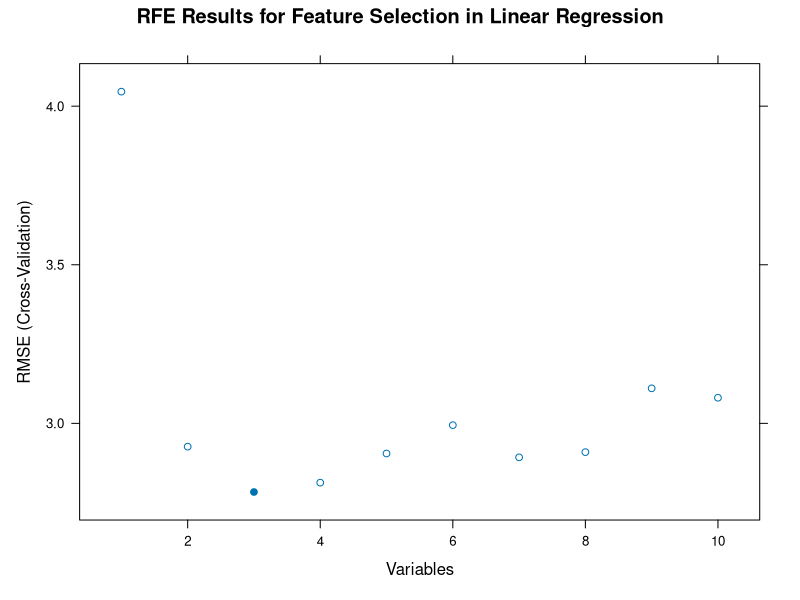

Source code (R):
# Load caret library
library(caret)
# Load ggplot2 library
library(ggplot2)

# Load the mtcars dataset
data(mtcars)

# Define the target variable and predictors
target <- "mpg"
# Use all predictors except target
predictors <- setdiff(names(mtcars), target)  

# Cross-validation setup
train_control <- trainControl(
  method = "cv",
  number = 10,
  verboseIter = TRUE,
  savePredictions = "final",
  summaryFunction = defaultSummary,
# Use 'best' for RFE  
  selectionFunction = "best"  
)

# Recursive feature elimination (RFE) with cross-validation
rfe_control <- rfeControl(
# Linear regression  
  functions = lmFuncs, 
# Cross-validation
  method = "cv",
# Number of folds
  number = 10  
)
# Run RFE to find the best predictors
rfe_results <- rfe(
# Predictor variables  
  mtcars[, predictors],
# Target variable  
  mtcars[, target],  
# Testing all subsets of features
  sizes = 1:length(predictors),  
  rfeControl = rfe_control
)

# Plot the results of RFE to see feature importance
plot(rfe_results, main = "RFE Results for Feature Selection in Linear Regression")


# Best subset of predictors
best_features <- predictors[rfe_results$optVariables]
# Get the optimal subset of features
# Optimal variables
best_features <- rfe_results$optVariables  

# Train the linear regression model with the best subset
final_model <- lm(as.formula(paste(target, "~", paste(best_features, collapse = " + "))), data = mtcars)
# Display the final model summary
summary(final_model)
# Predictions with the final model
# Define new data with all required features
new_cars_data <- data.frame(  
  wt = c(2.5, 3, 3.5),
  hp = c(110, 140, 170),
  cyl = c(4, 6, 8),
  gear = c(4, 4, 5),
# Add 'am' feature (1 for automatic, 0 for manual)
  am = c(1, 0, 1)  
)

# Get predictions
predictions <- predict(final_model, newdata = new_cars_data)

# Display predictions
print(predictions)
